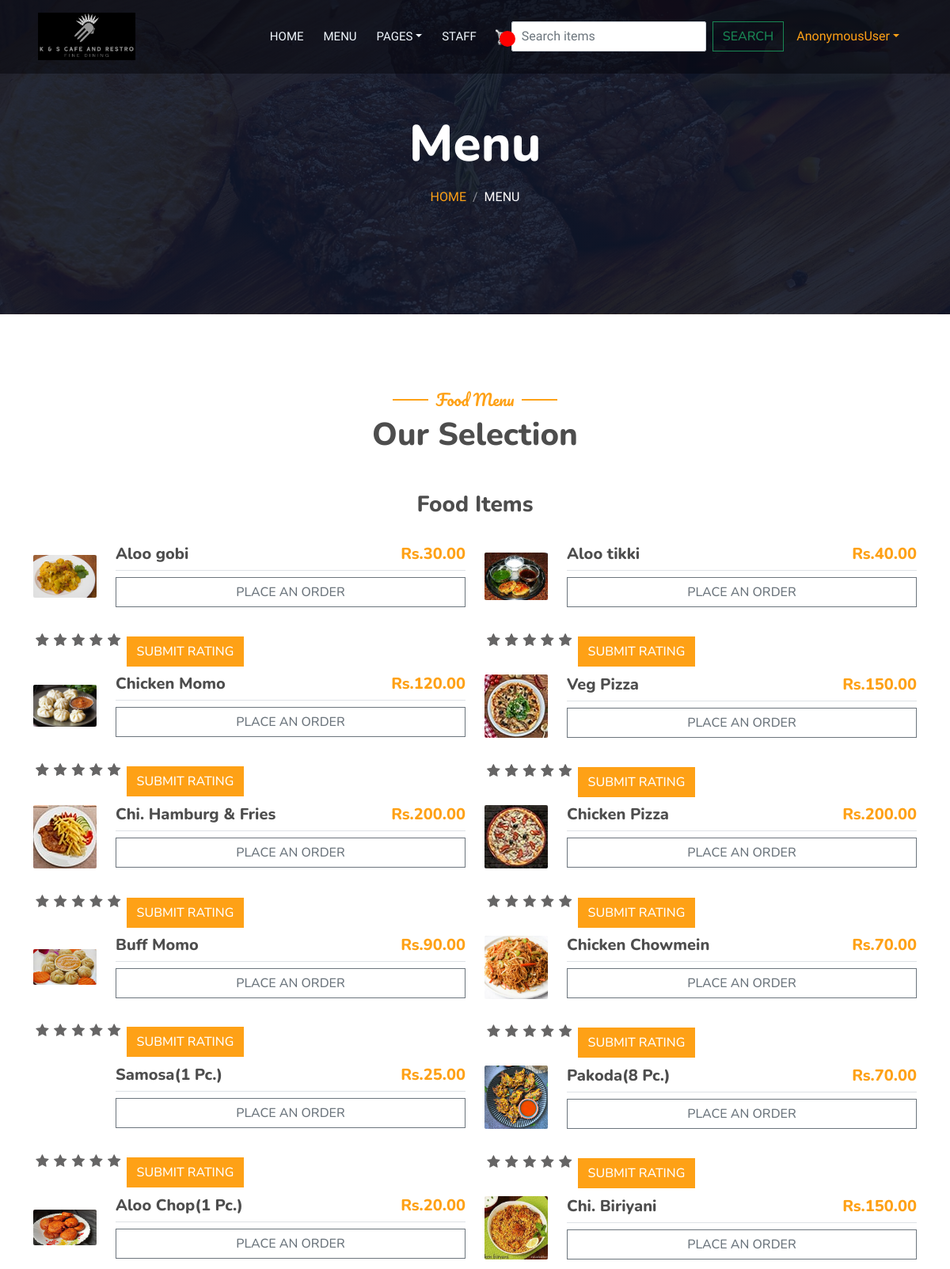
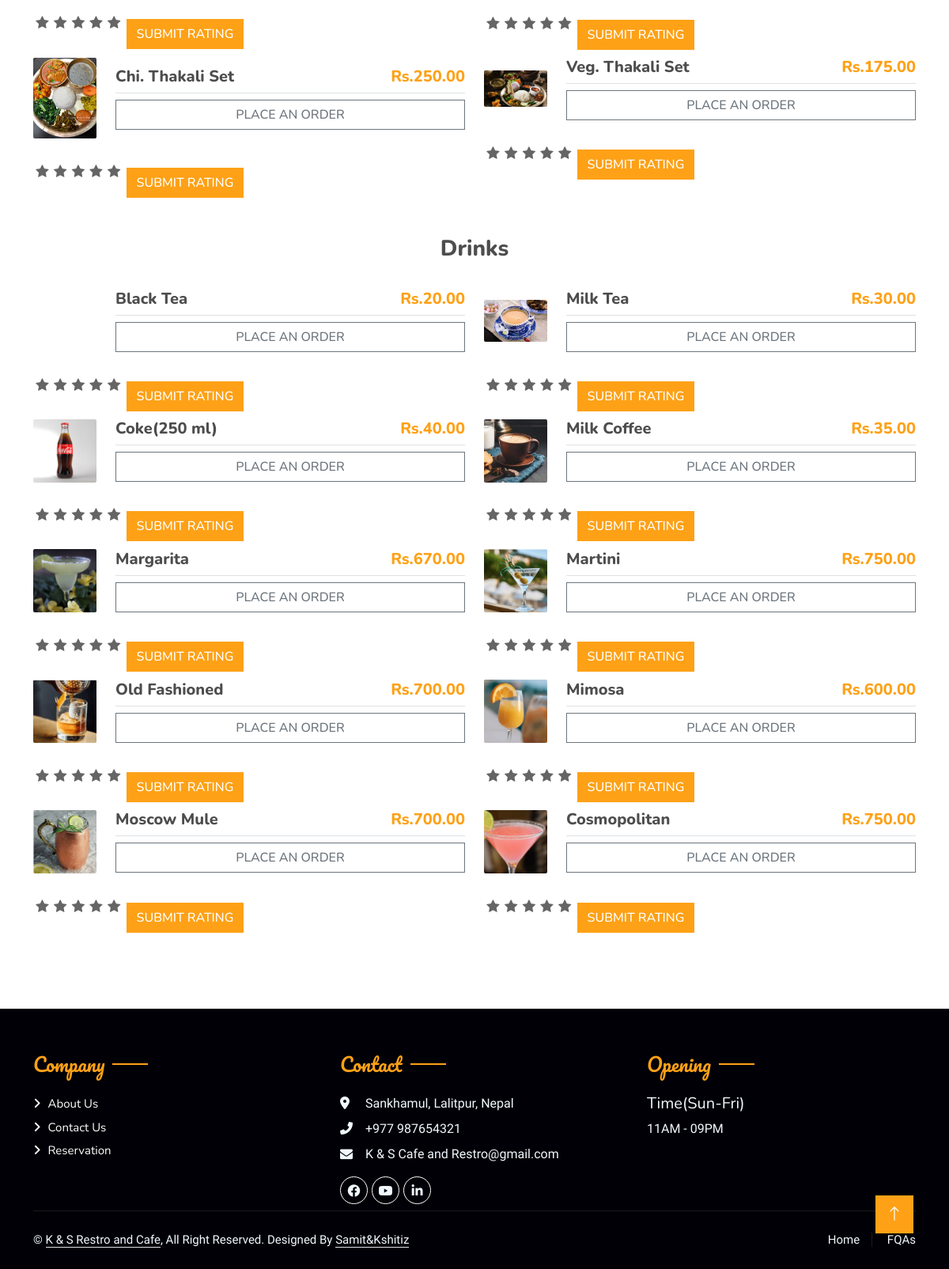
The app's page /menu/ with its own data (2 pictures, top to bottom).
### home/models.py (models this page shows, shortened)
class Items(models.Model):
    CATEGORY_CHOICES = [
        ('Food', 'Food'),
        ('Drinks', 'Drinks'),
    ]
    name = models.CharField(max_length=20)
    price = models.IntegerField()
    image = models.ImageField(null=True, blank=True, upload_to="images/")
    digital = models.BooleanField(default=False)
    date_added = models.DateTimeField(auto_now_add=True, null=True)
    category = models.CharField(max_length=10, choices=CATEGORY_CHOICES, default='Food')  # New field

### home/views.py (the view)
# urls.py: path("menu/", menu, name="menu"),
def menu(request):
    context = {
        "review_items": ReviewRating.objects.all(),
        "items": Items.objects.all(),
    }
    return render(request, "menu.html", context)

### templates/menu.html (shortened to what this page needs)
{% extends 'base.html' %} {% load static %} {% block myblock %}
<div class="container-xxl py-5 bg-dark hero-header mb-5">
  <div class="container text-center my-5 pt-5 pb-4">
    <h1 class="display-3 text-white mb-3 animated slideInDown">Menu</h1>
    <nav aria-label="breadcrumb">
      <ol class="breadcrumb justify-content-center text-uppercase">
        <li class="breadcrumb-item"><a href="#">Home</a></li>
        <li class="breadcrumb-item text-white active" aria-current="page">
          Menu
        </li>
      </ol>
    </nav>
  </div>
</div>
<div class="container-xxl py-5">
  <div class="container">
    <div class="text-center wow fadeInUp" data-wow-delay="0.1s">
      <h5 class="section-title ff-secondary text-center text-primary fw-normal">
        Food Menu
      </h5>
      <h1 class="mb-5">Our Selection</h1>
    </div>
    <div class="text-center wow fadeInUp" data-wow-delay="0.1s">
      <h3 class="mb-5">Food Items</h3>
    </div>
    <div class="row g-4">
      {% for item in items %} {% if item.category == "Food" %}
      <div class="col-lg-6">
        <div class="d-flex align-items-center">
          {% if item.image %}
          <img
            class="flex-shrink-0 img-fluid rounded"
            src="{{ item.image.url }}"
            alt=""
            style="width: 80px"
          />
          {% endif %}
          <div class="w-100 d-flex flex-column text-start ps-4">
            <h5 class="d-flex justify-content-between border-bottom pb-2">
              <span>{{ item.name }}</span>
              <span class="text-primary"
                >Rs.{{ item.price|floatformat:2 }}</span
              >
            </h5>
            <button
              data-product="{{ item.id }}"
              data-action="add"
              class="btn btn-outline-secondary add-btn update-cart"
            >
              Place an order
            </button>
          </div>
        </div>
        <form action="{% url 'submit_review' item.id %}" method="POST">
          <div>
            <br />
            <div class="rate">
              /><label for="rating{{ item.id }}_10" title="5"></label>
              /><label for="rating{{ item.id }}_8" title="4"></label>
              /><label for="rating{{ item.id }}_6" title="3"></label>
              /><label for="rating{{ item.id }}_4" title="2"></label>
              /><label for="rating{{ item.id }}_2" title="1"></label>
            </div>
            <input
              type="submit"
              value="Submit Rating"
              class="btn btn-primary"
            />
          </div>
        </form>
      </div>
      {% endif %} {% endfor %}
    </div>
    <div class="text-center wow fadeInUp mt-5" data-wow-delay="0.1s">
      <h3 class="mb-5">Drinks</h3>
    </div>
    <div class="row g-4">
      {% for item in items %} {% if item.category == "Drinks" %}
      <div class="col-lg-6">
        <div class="d-flex align-items-center">
          {% if item.image %}
          <img
            class="flex-shrink-0 img-fluid rounded"
            src="{{ item.image.url }}"
            alt=""
            style="width: 80px"
          />
          {% endif %}
          <div class="w-100 d-flex flex-column text-start ps-4">
            <h5 class="d-flex justify-content-between border-bottom pb-2">
              <span>{{ item.name }}</span>
              <span class="text-primary"
                >Rs.{{ item.price|floatformat:2 }}</span
              >
            </h5>
            <button
              data-product="{{ item.id }}"
              data-action="add"
              class="btn btn-outline-secondary add-btn update-cart"
            >
              Place an order
            </button>
          </div>
        </div>
        <form action="{% url 'submit_review' item.id %}" method="POST">
          <div>
            <br />
            <div class="rate">
              /><label for="rating{{ item.id }}_10" title="5"></label>
              /><label for="rating{{ item.id }}_8" title="4"></label>
              /><label for="rating{{ item.id }}_6" title="3"></label>
              /><label for="rating{{ item.id }}_4" title="2"></label>
              /><label for="rating{{ item.id }}_2" title="1"></label>
            </div>
            <input
              type="submit"
              value="Submit Rating"
              class="btn btn-primary"
            />
          </div>
        </form>
      </div>
      {% endif %} {% endfor %}
    </div>
  </div>
</div>
{% endblock %}

### static/css/style.css (style rules this page uses)
:root { --primary: #FEA116; --light: #F1F8FF; --dark: #0F172B; }
.ff-secondary { font-family: 'Pacifico', cursive; }
.btn { font-family: 'Nunito', sans-serif; font-weight: 500; text-transform: uppercase; transition: .5s; }
.btn.btn-primary, .btn.btn-secondary { color: #FFFFFF; }
.hero-header { background: linear-gradient(rgba(15, 23, 43, .9), rgba(15, 23, 43, .9)), url(../img/bg-hero.jpg); background-position: center center; background-repeat: no-repeat; background-size: cover; }
.breadcrumb-item + .breadcrumb-item::before { color: rgba(255, 255, 255, .5); }
.section-title { position: relative; display: inline-block; }
.section-title::before { position: absolute; content: ""; width: 45px; height: 2px; top: 50%; left: -55px; margin-top: -1px; background: var(--primary); }
.section-title::after { position: absolute; content: ""; width: 45px; height: 2px; top: 50%; right: -55px; margin-top: -1px; background: var(--primary); }

### static/css/main.css (style rules this page uses)
body { background-color: hsl(0, 0%, 98%); }
h1,h2,h3,h4,h5,h6 { color:hsl(0, 0%, 30%); }
.bg-dark { background-color: #0100066b!important; }
.col-lg-4, .col-lg-6, .col-lg-8, .col-lg-12 { margin-top: 10px; }
.btn { border-radius: 0; }

### static/css/custom.css (style rules this page uses)
.rate { display: inline-block;; border: 0; }
.rate > label { float: right; }
.rate > label:before { display: inline-block; font-size: 1.1rem ; font-family: FontAwesome; content: "\f005"; margin: 0; padding:0.3rem .2rem; cursor: pointer; }

### records on screen
Items: image (picture), name "Aloo gobi", price "30.00"
Items: image (picture), name "Aloo tikki", price "40.00"
Items: image (picture), name "Chicken Momo", price "120.00"
Items: image (picture), name "Veg Pizza", price "150.00"
Items: image (picture), name "Chi. Hamburg & Fries", price "200.00"
Items: image (picture), name "Chicken Pizza", price "200.00"
Items: image (picture), name "Buff Momo", price "90.00"
Items: image (picture), name "Chicken Chowmein", price "70.00"
Items: name "Samosa(1 Pc.)", price "25.00"
Items: image (picture), name "Pakoda(8 Pc.)", price "70.00"
Items: image (picture), name "Aloo Chop(1 Pc.)", price "20.00"
Items: image (picture), name "Chi. Biriyani", price "150.00"
Items: image (picture), name "Chi. Thakali Set", price "250.00"
Items: image (picture), name "Veg. Thakali Set", price "175.00"
Items: name "Black Tea", price "20.00"
Items: image (picture), name "Milk Tea", price "30.00"
Items: image (picture), name "Coke(250 ml)", price "40.00"
Items: image (picture), name "Milk Coffee", price "35.00"
Items: image (picture), name "Margarita", price "670.00"
Items: image (picture), name "Martini", price "750.00"
Items: image (picture), name "Old Fashioned", price "700.00"
Items: image (picture), name "Mimosa", price "600.00"
Items: image (picture), name "Moscow Mule", price "700.00"
Items: image (picture), name "Cosmopolitan", price "750.00"

### other values on screen
{{ request.user }} "AnonymousUser"
